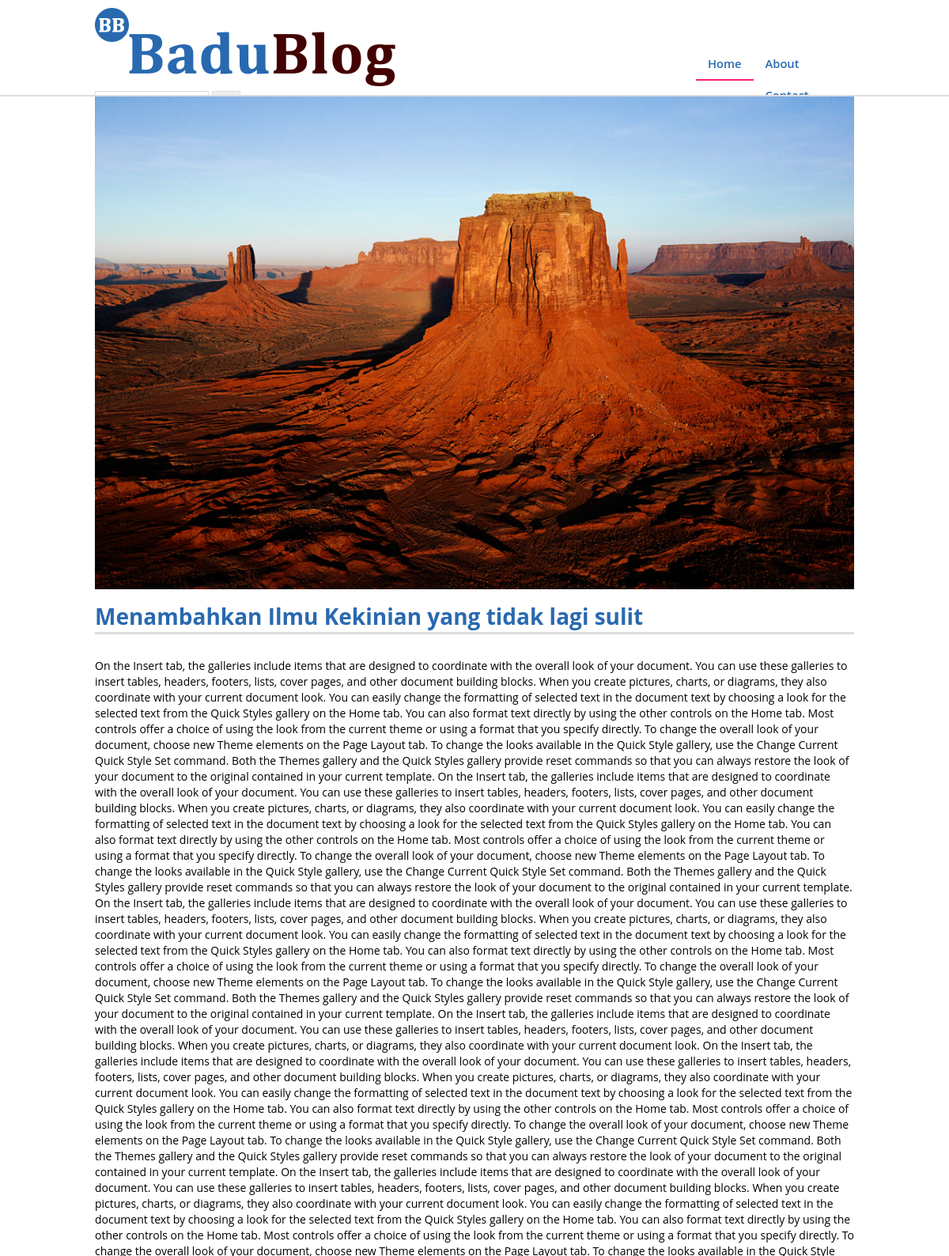
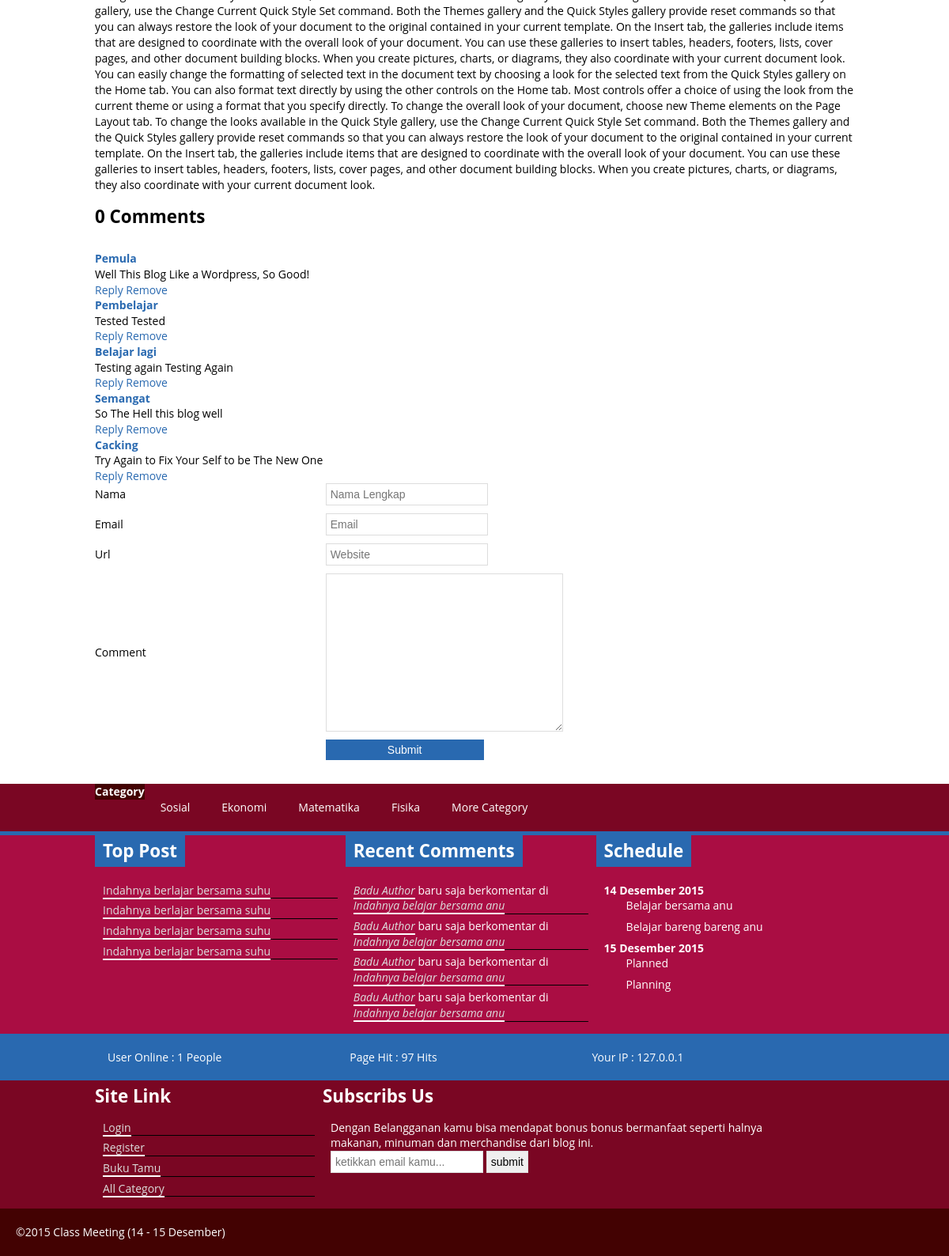
The page /article.php?id=6 on the database its author committed (2 pictures, top to bottom).
### tables this page shows
CREATE TABLE IF NOT EXISTS `blog_artikel` (
  `artikel_id` int(11) NOT NULL AUTO_INCREMENT,
  `user_id` int(11) NOT NULL,
  `kategori_id` int(11) NOT NULL,
  `judul_artikel` varchar(50) NOT NULL,
  `tanggal_artikel` date NOT NULL,
  `img_artikel` text NOT NULL,
  `isi` text NOT NULL,
  PRIMARY KEY (`artikel_id`)
);

CREATE TABLE IF NOT EXISTS `blog_komentar` (
  `komentar_id` int(11) NOT NULL AUTO_INCREMENT,
  `artikel_id` int(11) NOT NULL,
  `nama_lengkap` varchar(50) NOT NULL,
  `tgl_komentar` date NOT NULL,
  `email` text NOT NULL,
  `url` text NOT NULL,
  `isi` text NOT NULL,
  `status` tinyint(1) NOT NULL,
  PRIMARY KEY (`komentar_id`)
);

### inc/class.php (called while the page is built, shortened)
<?php
	class Blog{
		public function koneksi(){
			$koneksi = mysqli_connect("localhost","root","","lks_sekolah_2015");
			if($koneksi)
				return $koneksi;
		}
	}
?>

### article.php (the view, shortened to what this page needs)
<?php
 require_once "inc/class.php";
?>
<!DOCTYPE html>
<html>
<head>
<?php
 require_once "meta.php";
?>
</head>
<body>
<header>
<?php
 require_once "header.php";
?>
</header>
<section>
	<article class='post-viewed'>
	<?php
		$id = isset($_GET['id']) ? $_GET['id'] : "";
		if(isset($id)&!empty($id)){
		 $sql = mysqli_query($blog->koneksi(), "SELECT a.artikel_id, a.judul_artikel, a.user_id, a.tanggal_artikel, b.username, a.img_artikel, a.isi FROM blog_artikel AS a INNER JOIN blog_user AS b ON a.user_id=b.user_id WHERE artikel_id='$id'");
			if($sql){
				$q = mysqli_fetch_array($sql);
		?>
		<div class='post-image'>
			<a href='article.php?id=<?php echo $q['artikel_id'];?>' title='Koala yang tidur'><img src='assets/image/<?php echo $q['img_artikel'];?>' alt='Koala bau'/></a>
		</div>
		<h1 class='post-title'><a href='article.php?id=<?php echo $q['artikel_id'];?>' title='<?php echo $q['judul_artikel'];?>'><?php echo $q['judul_artikel'];?></a></h1>
		<div class='post-content'>
			<?php
				echo "<p>".$q['isi']."</p>";
			?>
		</div>
		<div class='post-comment'>
			<h3>0 Comments</h3>
			<?php
				$sql = mysqli_query($blog->koneksi(),"SELECT * FROM blog_komentar");
				while($qq = mysqli_fetch_array($sql)){
			?>
			<div class='comment'>
				<strong><a href='<?php echo $qq['url'];?>'><?php echo $qq['nama_lengkap'];?></a></strong>
				<p><?php echo $qq['isi'];?></p>
				<div class='actions'>
					<a href='#'>Reply</a>
					<a href='#'>Remove</a>
				</div>
			</div>
		<?php
			};
		?>
			<div class='comment-box'>
			 <form method='post' action=''>
				<ul class='form'>
					<li>Nama</li>
					<li><input type='text' name='nama' placeholder='Nama Lengkap' required/></li>
				</ul>
				<ul class='form'>
					<li>Email</li>
					<li><input type='email' name='email' placeholder='Email'/></li>
				</ul>
				<ul class='form'>
					<li>Url</li>
					<li><input type='text' name='url' placeholder='Website'/></li>
				</ul>
				<ul class='form'>
					<li>Comment</li>
					<li><textarea name='komentar'></textarea></li>
				</ul>
				<ul class='form'>
					<li>&nbsp;</li>
					<li><input type='submit' name='submit'/></li>
				</ul>
			 </form>
		 		</div>
			</div>
		<?php
				}else{
					echo "Error : ".mysqli_error($blog->koneksi());
				}
			}else{
				header("Location: index.php");
			}
		?>
	</article>
</section>
<?php
 require_once "menu.php";
?>
<aside>
<?php
 require_once "sidebar.php";
?>
</aside>
<footer>
<?php
 require_once "footer.php";
?>
</footer>
</body>
</html>

### inc/style.css (style rules this page uses)
* { margin: 0; padding: 0; border: none; vertical-align: baseline; max-width: 100% !important; font-size: 100%; }
*:after, *:before { box-sizing: border-box; -webkit-box-sizing: border-box; -moz-box-sizing: border-box; }
section, main, aside, footer, article, figure { display: block; }
b, strong, th, dt { font-weight: bold; }
h1 { font-size: 200%; }
h3 { font-size: 160%; }
h1, h2, h3, h4, h5, h6 { margin: 1.5em 0; font-weight: bold; }
input[type='text'], input[type='search'], input[type='email'], input[type='password'], input[type='submit'] { border: 1px solid #ddd; padding: 5px; }
textarea { display: block; -webkit-box-sizing: border-box; -moz-box-sizing: border-box; box-sizing: border-box; width: 300px; height: 200px; border: 1px solid #ddd; }
body { font-size: 14px; line-height: 1.4em; font-weight: normal; font-family: 'Open Sans','Helvetica Neue', Helvetica, Arial, sans-serif; background-image: url('../assets/image/Lighthouse.jpg'); background-size: cover; background-attachment: fixed; background-repeat: no-repeat; word-wrap: break-word; }
a:link { text-decoration: none; color: #2969b0; }
header { background-color: white; width: 100%; position: fixed; overflow: hidden; top: 0; left: 0; height: 120px; z-index: 999; border-bottom: 2px solid #ddd; }
header .header, article, .wrapper { width: 80%; margin: 0 auto; overflow: hidden; }
section { width: 100%; background-color: #fff; border-top: 5px solid #2969b0; }
.post-first .post-thumb, .post-content { float: left; }
.post-content p { font-weight: 400; line-height: 20px; margin-top: 20px; }
article.post-viewed { padding: 20px; }
article.post-viewed h1 { margin: 10px 0px; border-bottom: 3px solid #ddd; padding: 10px 0px; }
article.post-viewed .post-content { margin-bottom: 20px; }
aside { color: white; }
ul.form li { display: inline-block; vertical-align: middle; margin-bottom: 10px; }
ul.form li:first-child { width: 30%; }
ul.form li input { width: 100%; }
ul.form li input[type='submit'] { background-color: #2969b0; width: 200px; border: none; color: white; cursor: pointer; }
footer { background-color: #430202; padding: 20px; color: white; }

### rows shown on the page
blog_artikel: img_artikel (picture), judul_artikel "Menambahkan Ilmu Kekinian yang tidak lagi sulit", isi "On the Insert tab, the galleries include items that are designed to coordinate with the overall look of your document. You can use these galleries to insert tables, headers, footers, lists, cover pages, and other document building blocks. When you create pictures, charts, or diagrams, they also coordinate with your current document look. You can easily change the formatting of selected text in the document text by choosing a look for the selected text from the Quick Styles gallery on the Home tab. You can also format text directly by using the other controls on the Home tab. Most controls offer a choice of using the look from the current theme or using a format that you specify directly. To…"
blog_komentar: nama_lengkap "Pemula", isi "Well This Blog Like a Wordpress, So Good!"
blog_komentar: nama_lengkap "Pembelajar", isi "Tested Tested"
blog_komentar: nama_lengkap "Belajar lagi", isi "Testing again Testing Again"
blog_komentar: nama_lengkap "Semangat", isi "So The Hell this blog well"
blog_komentar: nama_lengkap "Cacking", isi "Try Again to Fix Your Self to be The New One"

### other values the page prints
$total "97"
$_SERVER['REMOTE_ADDR'] "127.0.0.1"
